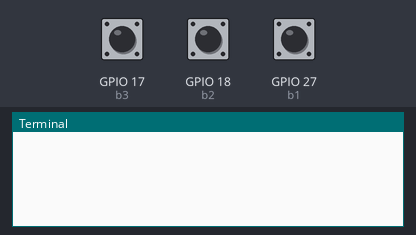
The program below on a simulated Raspberry Pi (BCM pin numbers). Shown: the last lines printed to the terminal. The inputs (shaded band) are chosen by the test bench; at power-on: GPIO 17 (b3) HIGH, GPIO 18 (b2) HIGH, GPIO 27 (b1) HIGH.

Above: at 1.2 s.
1.3 s: GPIO 17 (b3) pulled LOW for 0.15 s
At 2.3 s:
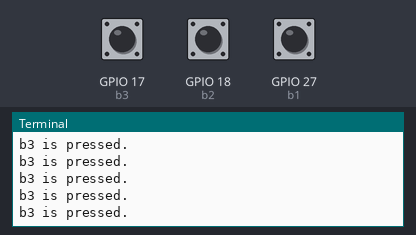
2.9 s: GPIO 18 (b2) pulled LOW for 0.15 s
At 3.5 s:
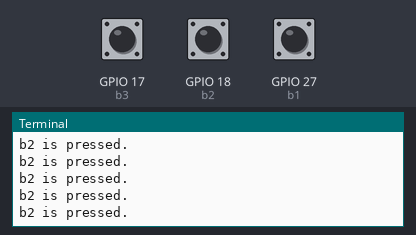
4.5 s: GPIO 27 (b1) pulled LOW for 0.15 s
At 5.9 s:
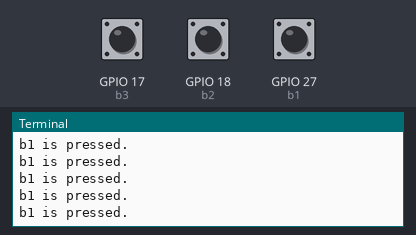
Timing chart, 0 to 7.5 s (numbered marks = the images above; inputs shaded):
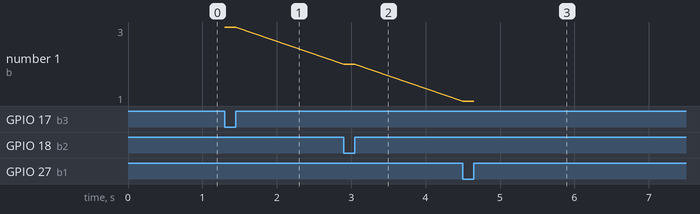

The program:

06_button.py
```python
#!/usr/bin/python3
import RPi.GPIO as gpio
# blue, red, green
b1, b2, b3 = 27, 18, 17
# mode : gpio.BCM | gpio.BOARD
gpio.setmode(gpio.BCM)
#gpio.setup(channel, GPIO.IN, pull_up_down=GPIO.PUD_UP)
#gpio.setup(channel, GPIO.IN, pull_up_down=GPIO.PUD_DOWN)
#gpio.setup(pin, direction, pull_up_down)
gpio.setup(b1, gpio.IN, gpio.PUD_UP)
gpio.setup(b2, gpio.IN, gpio.PUD_UP)
gpio.setup(b3, gpio.IN, gpio.PUD_UP)
def main():
        while True:
                if (gpio.input(b1) == gpio.LOW):
                        print("b1 is pressed.")
                elif (gpio.input(b2) == gpio.LOW):
                        print("b2 is pressed.")
                elif (gpio.input(b3) == gpio.LOW):
                        print("b3 is pressed.")
try:
        main()
except KeyboardInterrupt:
        pass
except Exception as exception:
        print(exception)
finally:
        gpio.cleanup()
```

Measured:
- after the input at 1.3 s, the terminal: prints a new line at once (image 1)
- after the input at 2.9 s, the terminal: prints a new line at once (image 2)
- after the input at 4.5 s, the terminal: prints a new line at once (image 3)
- plotted number 1: 3 → 2 after the input at 2.9 s, 2 → 1 after the input at 4.5 s
